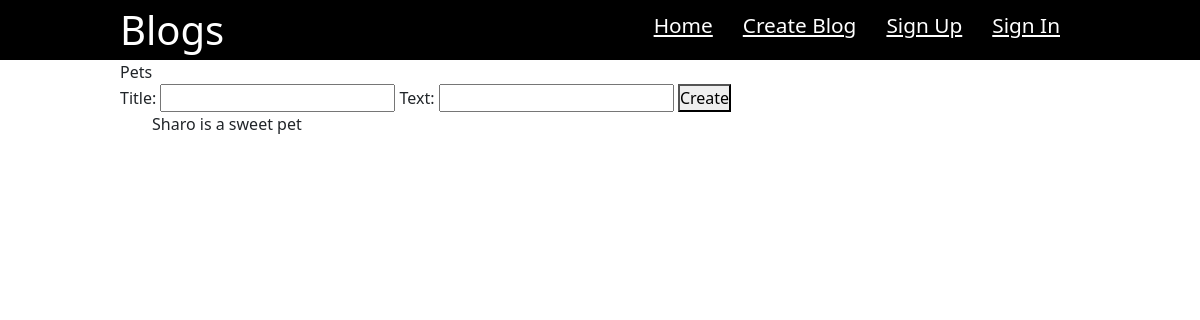
Before: /1/pets/ with the older database file.
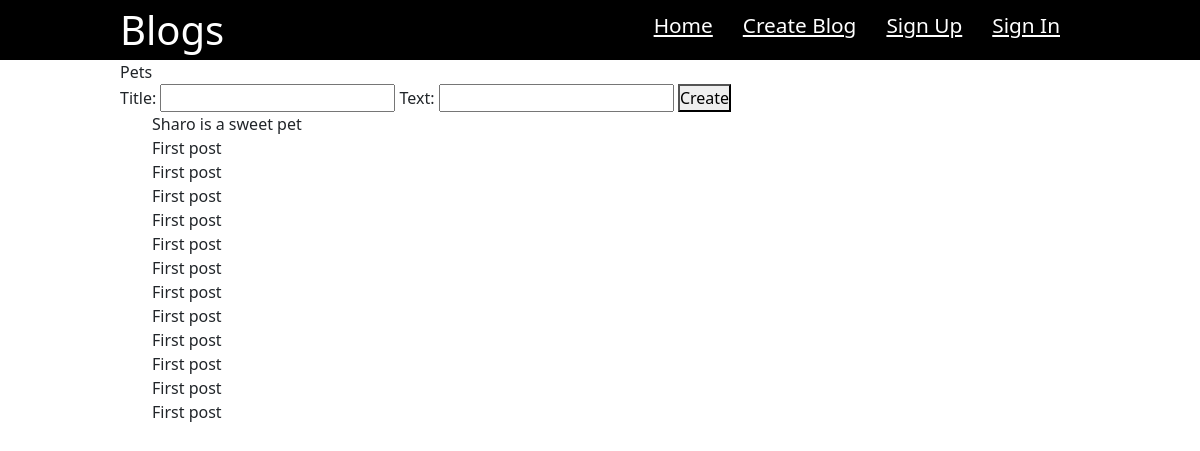
After: the same page with the newer database file.
### blog_system/blogs/models.py (models this page shows, shortened)
class Blog(models.Model):
    MAX_NAME_LENGTH = 30
    slug = models.SlugField(
        editable=False,
        unique=True,
    )
    name = models.CharField(
        max_length=MAX_NAME_LENGTH
    )
    description = models.TextField(
    )
    user = models.ForeignKey(
        UserModel,
        on_delete=models.CASCADE
    )

class Post(models.Model):
    MAX_TITLE_LENGTH = 30
    title = models.CharField(
        max_length=MAX_TITLE_LENGTH
    )
    text = models.TextField(
    )
    blog = models.ForeignKey(
        Blog,
        on_delete=models.CASCADE
    )
    user = models.ForeignKey(
        UserModel,
        on_delete=models.CASCADE
    )

### blog_system/blogs/views.py (the view)
# urls.py: path('<int:pk>/', views.BlogDetailView.as_view(), name='blog_details'),
class BlogDetailView(views.DetailView):
    template_name = 'blogs/detail.html'
    model = Blog

### blog_system/common/templatetags/create_blog.py (called while the page is built)
@register.inclusion_tag('partials/create_blog.html')
def create_blog(user):
    return {
        'disabled': not can_user_create_blog(user),
    }

### blog_system/common/utils.py (called while the page is built)
def can_user_create_blog(user):
    settings = BlogSystemSettings.objects.first()
    return not user.is_authenticated or \
        user.blog_set.count() < settings.MAX_BLOGS_PER_USER

### templates/blogs/detail.html (shortened to what this page needs)
{% extends "base.html" %}
{% load static %}
{% block content %}
    {{ blog.name }}
    <form id="form-create-post" action="{% url 'post_create_api' %}" method="post">
        <label>
            Title: <input type="text" name="title">
        </label>
        <label>
            Text: <input type="text" name="Text">
        </label>
    <button>Create</button>
    </form>
    <ul>
        {% for post in blog.post_set.all %}
            <li>
                {{ post.title }}
            </li>
        {% endfor %}
    </ul>
{% endblock %}

### templates/base.html (shortened to what this page needs)
{% load static %}
<!DOCTYPE html>
<html lang="en">
<head>
    <link rel="stylesheet" href="{% static 'css/base.css' %}">
    <link href="https://cdn.jsdelivr.net/npm/bootstrap@5.3.3/dist/css/bootstrap.min.css" rel="stylesheet">
</head>
<body>
{% include 'partials/header.html' %}
<div class="site-content">
    {% block content %}
    {% endblock %}
</div>
</body>
</html>

### templates/partials/header.html
{% load create_blog %}
<header class="site-header">
    <div class="site-content header-wrapper">
    <h1>Blogs</h1>
    <nav class="site-nav">
        <ul class="list list-horizontal">
            <li>
                <a href="{% url 'index' %}">
                    Home
                </a>
            </li>
            <li>
                {% create_blog user %}
            </li>
            {% if user.is_authenticated %}
                <li>
                    <a href="">{{ user.username }}</a>
                </li>
                <li>
                <a href="{% url 'sign_out' %}">
                    Sign Out
                </a>
            </li>
            {% else %}
            <li>
                <a href="{% url 'sign_up' %}">
                    Sign Up
                </a>
            </li>
            <li>
                <a href="{% url 'sign_in' %}">
                    Sign In
                </a>
            </li>
            {% endif %}
        </ul>
    </nav>
        </div>
</header>

### templates/partials/create_blog.html
{% if disabled %}
    <a disabled="disabled" class="disabled" >Create Blog</a>
{% else %}
    <a href="{% url 'blog_create' %}">Create Blog</a>
{% endif %}

### staticfiles/css/base.css (style rules this page uses)
* { margin: 0; padding: 0; }
ul, ol, ul li, ol li { list-style-type: none; }
a { text-decoration: none; }
.list-horizontal { display: flex; flex-direction: row; flex-wrap: wrap; padding: 5px; }
.site-content { max-width: 960px; margin: 0 auto; }
.site-header { background-color: black ; color: #fff; height: 60px; }
.header-wrapper { display: flex; align-items: center; justify-content: space-between }
.site-header a { color: white; padding : 5px 15px; display: inline-block; font-size: 1.3em; }

Changed rows visible on the page:
added Post: title "First post"
added Post: title "First post"
added Post: title "First post"
added Post: title "First post"
added Post: title "First post"
added Post: title "First post"
added Post: title "First post"
added Post: title "First post"
added Post: title "First post"
added Post: title "First post"
added Post: title "First post"
added Post: title "First post"
